Frame 1 (no input): blank canvas, image omitted
Frame 60 (no input): blank canvas, image omitted
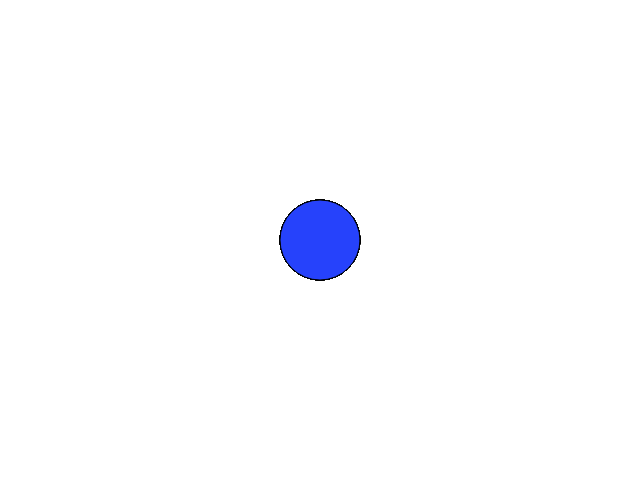
Frame 120 (the mouse pressed at the canvas centre since frame 60)

The p5.js sketch whose frames 1 and 60 were blank and that drew this single picture after the mouse press (run headless with seeded random() and noise() and a simulated clock; from frame 60 on, the mouse is pressed at the canvas centre):

// p5.js sketch
// ── sketch.js
function setup() {
  createCanvas(640, 480);
}

function draw() {
  var color1=random(256);
  var color2=random(256);
  var color3=random(256);
  fill(color1,color2,color3);
  if (mouseIsPressed) {
    ellipse(mouseX, mouseY, 80, 80);
  }
}
